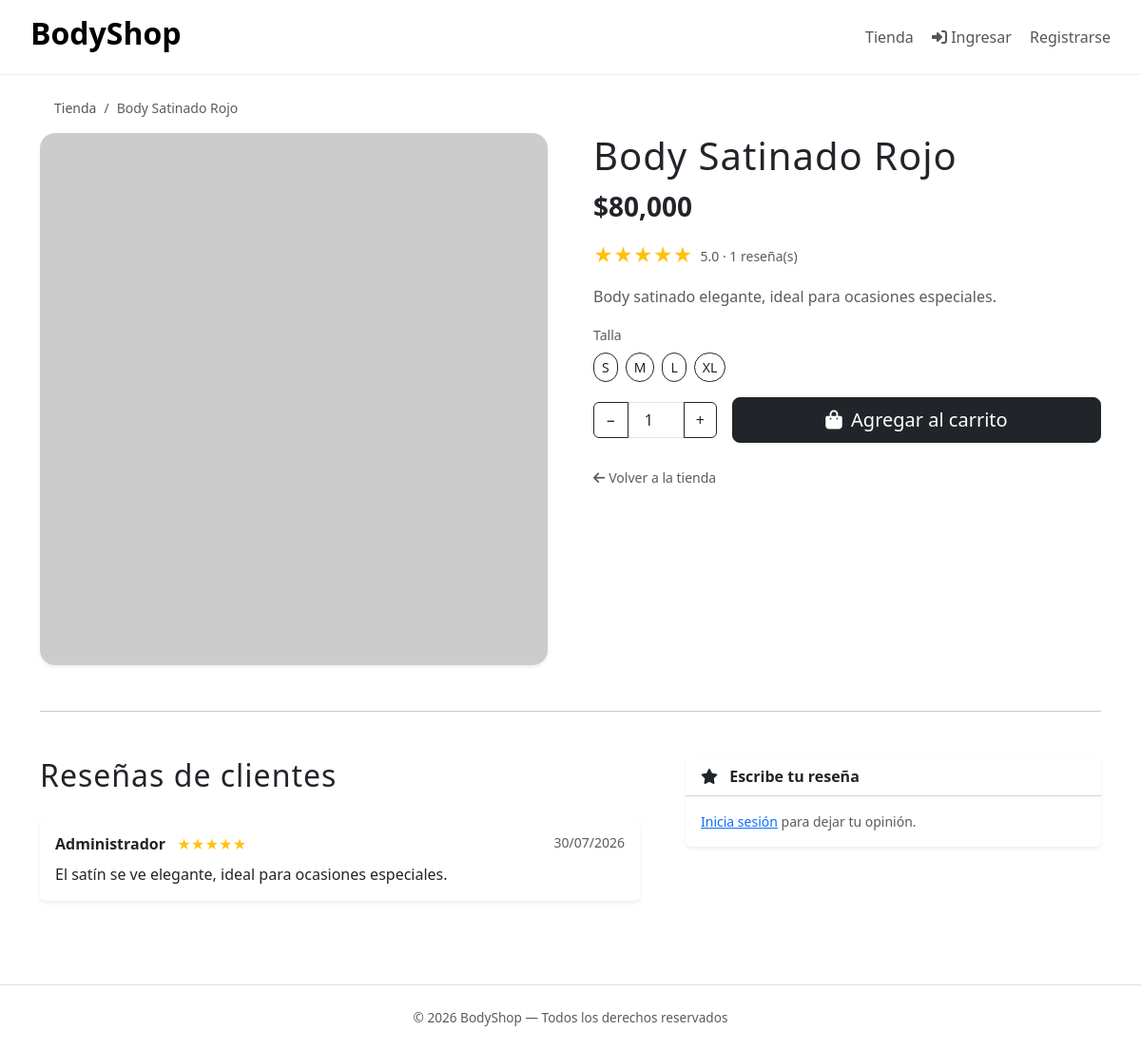
The app's page /?c=Producto&m=ver&id=2 with its own data.
### tables this page shows
CREATE TABLE `productos` (
  `id` int(11) NOT NULL AUTO_INCREMENT,
  `nombre` varchar(150) DEFAULT NULL,
  `descripcion` text DEFAULT NULL,
  `precio` decimal(10,2) DEFAULT NULL,
  `imagen` varchar(255) DEFAULT NULL,
  `categoria_id` int(11) DEFAULT NULL,
  `activo` tinyint(1) DEFAULT 1,
  `created_at` timestamp NULL DEFAULT CURRENT_TIMESTAMP,
  PRIMARY KEY (`id`),
  KEY `fk_productos_categoria` (`categoria_id`),
  CONSTRAINT `fk_productos_categoria` FOREIGN KEY (`categoria_id`) REFERENCES `categorias` (`id`) ON DELETE SET NULL
);

CREATE TABLE `producto_tallas` (
  `id` int(11) NOT NULL AUTO_INCREMENT,
  `producto_id` int(11) NOT NULL,
  `talla` varchar(10) NOT NULL,
  `stock` int(11) NOT NULL DEFAULT 0,
  PRIMARY KEY (`id`),
  UNIQUE KEY `uq_producto_talla` (`producto_id`,`talla`),
  CONSTRAINT `fk_pt_producto` FOREIGN KEY (`producto_id`) REFERENCES `productos` (`id`) ON DELETE CASCADE
);

CREATE TABLE `resenas` (
  `id` int(11) NOT NULL AUTO_INCREMENT,
  `producto_id` int(11) NOT NULL,
  `usuario_id` int(11) DEFAULT NULL,
  `nombre` varchar(120) NOT NULL,
  `calificacion` tinyint(1) NOT NULL DEFAULT 5,
  `comentario` text DEFAULT NULL,
  `created_at` timestamp NULL DEFAULT CURRENT_TIMESTAMP,
  PRIMARY KEY (`id`),
  KEY `fk_resenas_producto` (`producto_id`),
  KEY `fk_resenas_usuario` (`usuario_id`),
  CONSTRAINT `fk_resenas_producto` FOREIGN KEY (`producto_id`) REFERENCES `productos` (`id`) ON DELETE CASCADE,
  CONSTRAINT `fk_resenas_usuario` FOREIGN KEY (`usuario_id`) REFERENCES `usuarios` (`id`) ON DELETE SET NULL
);

### controllers/ProductoController.php (called while the page is built, shortened)
<?php
require_once BASE_PATH . '/core/Auth.php';
require_once BASE_PATH . '/repositories/ResenaRepository.php';
class ProductoController
{
    private $repo;
    public function __construct()
    {
        $this->repo = new ProductoRepository();
    }
    public function ver()
    {
        $producto = $this->repo->find((int)($_GET['id'] ?? 0));
        $producto['tallas'] = $this->repo->tallas((int)$producto['id']);
        $repoResenas = new ResenaRepository();
        $resenas = $repoResenas->porProducto((int)$producto['id']);
        $promedio = $repoResenas->promedio((int)$producto['id']);
        require BASE_PATH . '/views/productos/ver.php';
    }
}

### core/Router.php (called while the page is built, shortened)
<?php
class Router
{
    public function run()
    {
        $method     = $_GET['m'] ?? 'index';
        $instance = new $controllerClass();
        call_user_func([$instance, $method]);
    }
}

### index.php (called while the page is built, shortened)
<?php
require_once BASE_PATH . '/core/Autoload.php';
$router = new Router();
$router->run();

### core/Autoload.php (called while the page is built, shortened)
<?php
spl_autoload_register(function ($class) {
    $dirs = [
        BASE_PATH . '/controllers/',
        BASE_PATH . '/models/',
        BASE_PATH . '/repositories/',
        BASE_PATH . '/core/',
        BASE_PATH . '/config/',
    ];
    foreach ($dirs as $dir) {
        $file = $dir . $class . '.php';
        if (file_exists($file)) {
            return;
        }
    }
});

### config/Database.php (called while the page is built)
<?php
class Database
{
    private static ?PDO $db = null;
    public static function getConexion(): PDO
    {
        if (self::$db === null) {
            $host = getenv('DB_HOST') ?: 'db';
            $dbname = getenv('DB_NAME') ?: 'bodyshop';
            $user = getenv('DB_USER') ?: 'root';
            $pass = getenv('DB_PASS') ?: 'root';
            self::$db = new PDO(
                "mysql:host=$host;dbname=$dbname;charset=utf8mb4",
                $user,
                $pass,
                [PDO::ATTR_ERRMODE => PDO::ERRMODE_EXCEPTION]
            );
        }
        return self::$db;
    }
}

### repositories/ProductoRepository.php (called while the page is built, shortened)
<?php
require_once __DIR__ . '/../config/Database.php';
class ProductoRepository
{
    private PDO $db;
    public function __construct()
    {
        $this->db = Database::getConexion();
    }
    public function find($id): ?array
    {
        $stmt = $this->db->prepare("SELECT * FROM productos WHERE id = ?");
        $stmt->execute([$id]);
        $fila = $stmt->fetch(PDO::FETCH_ASSOC);
        return $fila ?: null;
    }
    public function tallas(int $productoId): array
    {
        $stmt = $this->db->prepare(
            "SELECT id, talla, stock FROM producto_tallas WHERE producto_id = ? ORDER BY FIELD(talla, 'XS','S','M','L','XL','XXL'), talla"
        );
        $stmt->execute([$productoId]);
        return $stmt->fetchAll(PDO::FETCH_ASSOC);
    }
}

### repositories/ResenaRepository.php (called while the page is built, shortened)
<?php
require_once __DIR__ . '/../config/Database.php';
class ResenaRepository
{
    private PDO $db;
    public function __construct()
    {
        $this->db = Database::getConexion();
    }
    public function porProducto(int $productoId): array
    {
        $stmt = $this->db->prepare(
            "SELECT * FROM resenas WHERE producto_id = ? ORDER BY id DESC"
        );
        $stmt->execute([$productoId]);
        return $stmt->fetchAll(PDO::FETCH_ASSOC);
    }
    public function promedio(int $productoId): array
    {
        $stmt = $this->db->prepare(
            "SELECT COALESCE(AVG(calificacion), 0) AS promedio,
                    COUNT(*) AS total
             FROM resenas WHERE producto_id = ?"
        );
        $stmt->execute([$productoId]);
        return $stmt->fetch(PDO::FETCH_ASSOC);
    }
}

### core/Auth.php (called while the page is built, shortened)
<?php
class Auth
{
    public static function check(): bool
    {
        return !empty($_SESSION['user_id']);
    }
}

### views/productos/ver.php (the view, shortened to what this page needs)
<?php require BASE_PATH . '/views/layouts/header.php'; ?>
<div class="container py-4">
    <nav aria-label="breadcrumb" class="small">
        <ol class="breadcrumb">
            <li class="breadcrumb-item"><a href="/?c=Producto&m=index" class="text-decoration-none">Tienda</a></li>
            <li class="breadcrumb-item active" aria-current="page"><?= htmlspecialchars($producto['nombre']) ?></li>
        </ol>
    </nav>
    <div class="row g-5">
        <div class="col-md-6">
            <img src="<?= htmlspecialchars($producto['imagen']) ?>"
                 alt="<?= htmlspecialchars($producto['nombre']) ?>"
                 class="w-100 rounded-4 shadow-sm"
                 style="object-fit:cover;max-height:560px;"
                 onerror="this.src='https://via.placeholder.com/600x750?text=Body'">
        </div>
        <div class="col-md-6">
            <h1 class="fw-light mb-2" style="letter-spacing:1px;"><?= htmlspecialchars($producto['nombre']) ?></h1>
            <p class="fs-3 fw-bold mb-3">$<?= number_format($producto['precio']) ?></p>
            <?php if ((int)$promedio['total'] > 0): ?>
                <div class="mb-3 d-flex align-items-center gap-2">
                    <span class="text-warning fs-5"><?= str_repeat('★', (int)round($promedio['promedio'])) ?><span class="text-muted"><?= str_repeat('☆', 5 - (int)round($promedio['promedio'])) ?></span></span>
                    <span class="small text-muted"><?= number_format((float)$promedio['promedio'], 1) ?> · <?= $promedio['total'] ?> reseña(s)</span>
                </div>
            <?php endif; ?>
            <p class="text-muted"><?= nl2br(htmlspecialchars($producto['descripcion'] ?? '')) ?></p>
            <?php $disponibles = array_filter($producto['tallas'] ?? [], fn($t) => (int)$t['stock'] > 0); ?>
            <?php if (empty($disponibles)): ?>
                <div class="alert alert-warning py-2 small">Este producto está agotado.</div>
            <?php else: ?>
                <div class="mb-3">
                    <label class="form-label small text-muted">Talla</label>
                    <div class="d-flex flex-wrap gap-2">
                        <?php foreach ($producto['tallas'] as $t): ?>
                            <?php if ((int)$t['stock'] > 0): ?>
                                <button type="button" class="btn btn-sm btn-outline-dark rounded-pill talla-radio" data-talla="<?= htmlspecialchars($t['talla']) ?>">
                                    <?= htmlspecialchars($t['talla']) ?>
                                </button>
                            <?php else: ?>
                                <button type="button" class="btn btn-sm btn-outline-secondary rounded-pill" disabled title="Agotada">
                                    <?= htmlspecialchars($t['talla']) ?> <i class="fas fa-times"></i>
                                </button>
                            <?php endif; ?>
                        <?php endforeach; ?>
                    </div>
                </div>
                <div class="d-flex align-items-center gap-3 mb-4">
                    <div class="input-group" style="width:130px;">
                        <button class="btn btn-outline-dark" type="button" onclick="cambiarCantidad(-1)">−</button>
                        <input type="number" id="detalle-cantidad" class="form-control text-center" value="1" min="1" max="10" readonly>
                        <button class="btn btn-outline-dark" type="button" onclick="cambiarCantidad(1)">+</button>
                    </div>
                    <button class="btn btn-dark btn-lg flex-fill" id="btn-agregar-detalle">
                        <i class="fas fa-shopping-bag me-1"></i> Agregar al carrito
                    </button>
                </div>
            <?php endif; ?>
            <a href="/?c=Producto&m=index" class="text-decoration-none small text-muted"><i class="fas fa-arrow-left me-1"></i>Volver a la tienda</a>
        </div>
    </div>
    <hr class="my-5">
    <div class="row g-5">
        <div class="col-lg-7">
            <h2 class="fw-light mb-4" style="letter-spacing:1px;">Reseñas de clientes</h2>
            <?php if (empty($resenas)): ?>
                <p class="text-muted">Aún no hay reseñas para este producto.</p>
            <?php else: ?>
                <?php foreach ($resenas as $r): ?>
                    <div class="card border-0 shadow-sm mb-3">
                        <div class="card-body">
                            <div class="d-flex justify-content-between align-items-start">
                                <div>
                                    <span class="fw-semibold"><?= htmlspecialchars($r['nombre']) ?></span>
                                    <span class="text-warning small ms-2"><?= str_repeat('★', (int)$r['calificacion']) ?><?= str_repeat('☆', 5 - (int)$r['calificacion']) ?></span>
                                </div>
                                <small class="text-muted"><?= date('d/m/Y', strtotime($r['created_at'])) ?></small>
                            </div>
                            <p class="mb-0 mt-2"><?= htmlspecialchars($r['comentario']) ?></p>
                        </div>
                    </div>
                <?php endforeach; ?>
            <?php endif; ?>
        </div>
        <div class="col-lg-5">
            <div class="card border-0 shadow-sm">
                <div class="card-header bg-white"><strong><i class="fas fa-star me-2"></i> Escribe tu reseña</strong></div>
                <div class="card-body">
                    <?php if (!Auth::check()): ?>
                        <p class="text-muted small mb-0">
                            <a href="/?c=Auth&m=login">Inicia sesión</a> para dejar tu opinión.
                        </p>
                    <?php elseif ($yaResenio): ?>
                        <p class="text-muted small mb-0"><i class="fas fa-check-circle text-success me-1"></i>Ya reseñaste este producto.</p>
                    <?php elseif (!$puedeReseniar): ?>
                        <p class="text-muted small mb-0">
                            <i class="fas fa-info-circle me-1"></i>Solo los clientes que compraron este producto pueden reseñarlo.
                        </p>
                    <?php endif; ?>
                </div>
            </div>
        </div>
    </div>
</div>
<?php require BASE_PATH . '/views/layouts/footer.php'; ?>

### views/layouts/header.php (style rules this page uses)
nav a { margin-left: 15px; text-decoration: none; color: #555; }

### records on screen
productos: nombre "Body Satinado Rojo", precio "80,000", descripcion "Body satinado elegante, ideal para ocasiones especiales."
producto_tallas: talla "S"
producto_tallas: talla "M"
producto_tallas: talla "L"
producto_tallas: talla "XL"
resenas: nombre "Administrador", calificacion "★★★★★", created_at "30/07/2026", comentario "El satín se ve elegante, ideal para ocasiones especiales."

### other values on screen
str_repeat('★', (int)round($promedio['promedio'])) "★★★★★"
$promedio['promedio'] "5.0"
$promedio['total'] "1"
